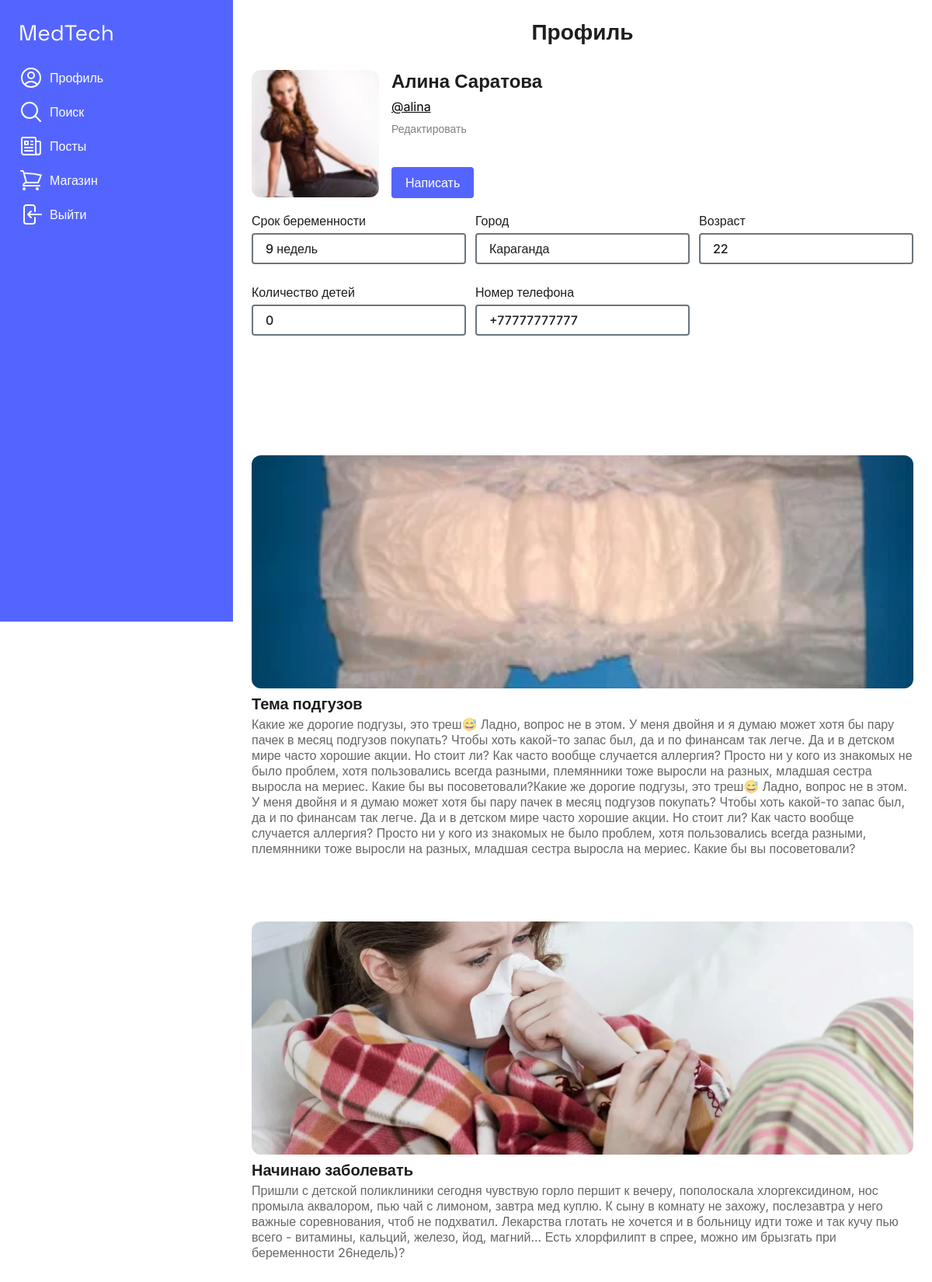
Page /get_profile/2/ (signed in) on the committed database.
### src/models.py (models this page shows, shortened)
class Mother(models.Model):
    user = models.OneToOneField(User, verbose_name='Пользователь', on_delete=models.CASCADE)
    photo = models.ImageField(verbose_name='Изоброжение профиля')
    first_name = models.CharField(verbose_name='Имя', max_length=124, null=False)
    last_name = models.CharField(verbose_name='Фамилия', max_length=124, null=False)
    weight = models.IntegerField(verbose_name='Вес')
    height = models.IntegerField(verbose_name='Рост')
    gestation_date = models.DateField(verbose_name='Дата беременности', null=False)
    phone_number = PhoneNumberField(null=False, blank=False, unique=True)
    city = models.CharField(verbose_name='Город', null=False, max_length=124)
    children_count = models.IntegerField(verbose_name='Количество детей', default=0, null=False)
    birth_date = models.DateField(verbose_name='Возраст', null=True)

class Post(models.Model):
    author = models.ManyToManyField(Mother, verbose_name='Автор')
    photo = models.ImageField(verbose_name='Фото', null=True)
    title = models.CharField(verbose_name='Заголовок', null=False, max_length=254)
    description = models.TextField(verbose_name='Описание', null=False)

### src/views.py (the view)
# urls.py: path('get_profile/<int:id>/', views.get_profile, name='get_profile'),
def get_profile(request: HttpRequest, id: int) -> HttpResponse:
    if not request.user.is_authenticated:
        return redirect(reverse('auth'))
    if request.method == 'GET':
        mother = models.Mother.objects.get(id=id)
        mother.gestation_date = (date.today() - mother.gestation_date).days // 7
        mother.birth_date = (date.today() - mother.birth_date).days // 365
        posts = models.Post.objects.filter(author=mother)
        context = {'title': 'Профиль', 'mother': mother, 'posts': posts}
        return render(request, 'src/profile.html', context=context)

### src/templates/src/profile.html (shortened to what this page needs)
{% extends 'src/post_base.html' %}
{% block 'content' %}
  <div class="content">
    <div class="title">Профиль</div>
    <div class="user-info">
      <div class="col">
        <img class="user-info__photo" src="/media/{{ mother.photo }}" />
      </div>
      <div class="col">
        <div class="user-info__title">{{ mother.first_name }} {{ mother.last_name }}</div>
        <div class="user-info__subtitle">@{{ mother.user }}</div>
        <a href="" class="user-info__edit-link">Редактировать</a>
        <br><br><br>
        <button onclick="location.pathname = `{% url 'chat' id=mother.id %}`" class="btn">Написать</button>
      </div>
    </div>
    <form class="user-table-info">
      <div class="user-table-info__grid">
        <div class="input">
          <label for="password" class="input__label">Срок беременности</label>
          <input readonly type="text" id="password" placeholder="********" class="input__field" name="password" value="{{ mother.gestation_date }} недель"/>
        </div>
        <div class="input">
            <label for="password" class="input__label">Город</label>
            <input readonly type="text" id="password" placeholder="********" class="input__field" name="password" value="{{ mother.city }}"/>
        </div>
        <div class="input">
            <label for="password" class="input__label">Возраст</label>
            <input readonly type="text" id="password" placeholder="********" class="input__field" name="password" value="{{ mother.birth_date }}"/>
        </div>
        <div class="input">
            <label for="password" class="input__label">Количество детей</label>
            <input readonly type="text" id="password" placeholder="********" class="input__field" name="password" value="{{ mother.children_count }}"/>
        </div>
        <div class="input">
            <label for="password" class="input__label">Номер телефона</label>
            <input readonly type="text" id="password" placeholder="********" class="input__field" name="password" value="{{ mother.phone_number }}"/>
        </div>
      </div>
    </form>
      <br><br><br>
      <br><br><br>
      <br>
      {% for post in posts %}
        <div class="post">
            <a href="#">
            <img
                class="post__img"
                src="/media/{{ post.photo }}"
            />
            <div class="post__title">
                {{ post.title }}
            </div>
            <div class="post__desc">
                {{ post.description }}
            </div>
            </a>
        </div>
        <br><br><br>
        {% endfor %}
    </div>
{% endblock %}

### src/templates/src/post_base.html (shortened to what this page needs)
{% load static %}
<!DOCTYPE html>
<html lang="en">
<head>
    <link rel="stylesheet" href="{% static 'src/css/auth.css' %}" />
    <link rel="stylesheet" href="{% static 'src/css/style.css' %}" />
    <link rel="stylesheet" href="{% static 'src/css/sidebar.css' %}" />
    <link rel="stylesheet" href="{% static 'src/css/profile.css' %}">
    <link rel="stylesheet" href="{% static 'src/css/chat.css' %}">
    <link rel="stylesheet" href="{% static 'src/css/search.css' %}">
</head>
<body>
    <div class="sidebar">
        <div class="sidebar__logo">MedTech</div>
        <div class="sidebar__nav">
          <a href="{% url 'profile' %}" class="sidebar__link">
            <div class="sidebar__link-icon">
            </div>
            <div class="sidebar__link-title">Профиль</div>
          </a>
          <a href="{% url 'search' %}" class="sidebar__link">
            <div class="sidebar__link-icon">
                <svg xmlns="http://www.w3.org/2000/svg" fill="none" viewBox="0 0 24 24" stroke-width="1.5" stroke="currentColor" class="w-6 h-6">
                    <path stroke-linecap="round" stroke-linejoin="round" d="M21 21l-5.197-5.197m0 0A7.5 7.5 0 105.196 5.196a7.5 7.5 0 0010.607 10.607z" />
                  </svg>
            </div>
            <div class="sidebar__link-title">Поиск</div>
          </a>
          <a href="{% url 'posts' %}" class="sidebar__link">
            <div class="sidebar__link-icon">
            </div>
            <div class="sidebar__link-title">Посты</div>
          </a>
          <a href="https://sadykhan.kz/" class="sidebar__link">
            <div class="sidebar__link-icon">
            </div>
            <div class="sidebar__link-title">Магазин</div>
          </a>
          <a href="{% url 'logout' %}" class="sidebar__link">
            <div class="sidebar__link-icon">
            </div>
            <div class="sidebar__link-title">Выйти</div>
          </a>
        </div>
      </div>
    {% block 'content' %}
    {% endblock %}
</body>
</html>

### src/static/src/css/auth.css (style rules this page uses)
* { box-sizing: border-box; margin: 0; padding: 0; font-family: "Inter", sans-serif; font-size: 1rem; }
input { outline: none; }
button { outline: none; border: none; background: none; }
.title { text-align: center; font-weight: 600; font-size: 1.75rem; margin-bottom: 1.5rem; }

### src/static/src/css/style.css (style rules this page uses)
* { margin: 0; font: 16px "Inter", sans-serif; box-sizing: border-box; }
.btn { padding: 6px 10px; background: #fff; border-radius: 4px; border: 2px solid #fff; font-weight: 500; color: #5465ff; }
.input { display: flex; flex-direction: column; margin-bottom: 14px; }
.input__label { font-weight: 500; margin-bottom: 6px; color: #1e1e1e; }
.input__field { padding: 8px 16px; border: 2px solid #6c757d; background: #fff; border-radius: 4px; font-weight: 500; outline: none; transition: 200ms ease; color: #1e1e1e; }

### src/static/src/css/sidebar.css (style rules this page uses)
* { margin: 0; font: 16px "Inter", sans-serif; box-sizing: border-box; }
a { text-decoration: none; }
body { display: flex; height: 100%; width: 100%; }
.sidebar { background: #5465ff; height: 100vh; width: 25%; position: fixed; top: 0; left: 0; }
.sidebar__logo { padding: 24px; color: #fff; font: 28px "Space Grotesk"; }
.sidebar__nav { padding: 0 24px; }
.sidebar__link { display: flex; align-items: center; margin-bottom: 12px; }
.sidebar__link-icon { width: 32px; height: 32px; margin-right: 8px; color: #fff; border-radius: 4px; }
.sidebar__link-title { font: 20px; font-weight: 500; color: #fff; }
.content { padding: 24px; position: absolute; top: 0; right: 0; width: 75%; height: 100vh; }
.post { margin-bottom: 24px; }
.post__img { width: 100%; height: 300px; -o-object-fit: cover; object-fit: cover; border-radius: 12px; }
.post__title { color: #1e1e1e; font-weight: 600; font-size: 20px; margin-top: 4px; margin-bottom: 4px; }
.post__desc { color: rgba(0, 0, 0, 0.6); }

### src/static/src/css/profile.css (style rules this page uses)
* { margin: 0; font: 16px "Inter", sans-serif; box-sizing: border-box; }
a { text-decoration: none; }
body { display: flex; height: 100%; width: 100%; }
.sidebar { background: #5465ff; height: 100vh; width: 25%; position: fixed; top: 0; left: 0; }
.sidebar__logo { padding: 24px; color: #fff; font: 28px "Space Grotesk"; }
.sidebar__nav { padding: 0 24px; }
.sidebar__link { display: flex; align-items: center; margin-bottom: 12px; }
.sidebar__link-icon { width: 32px; height: 32px; margin-right: 8px; color: #fff; border-radius: 4px; }
.sidebar__link-title { font: 20px; font-weight: 500; color: #fff; }
.content { padding: 24px 56px 56px 56px; position: absolute; top: 0; right: 0; width: 75%; height: 100vh; }
.title { text-align: center; font-weight: 700; font-size: 28px; color: #1e1e1e; margin-bottom: 32px; }
.user-info { display: flex; margin-bottom: 16px; }
.user-info__photo { width: 164px; height: 164px; background: #000; border-radius: 12px; margin-right: 16px; }
.user-info__title { font-weight: 600; font-size: 24px; color: #1e1e1e; }
.user-info__subtitle { text-decoration: underline; margin-bottom: 8px; margin-top: 8px; cursor: pointer; }
.user-info__edit-link { font-size: 14px; cursor: pointer; color: rgba(0, 0, 0, 0.5); }
.user-table-info__grid { display: grid; grid-template-columns: repeat(3, 1fr); gap: 12px; }
.input { display: flex; flex-direction: column; margin-bottom: 14px; width: min(300px, 100%); }
.input__label { font-weight: 500; margin-bottom: 6px; color: #1e1e1e; }
.input__field { padding: 8px 16px; border: 2px solid #6c757d; background: #fff; border-radius: 4px; font-weight: 500; outline: none; transition: 200ms ease; color: #1e1e1e; width: inherit; }
.btn { padding: 6px 10px; background: #fff; border-radius: 4px; border: 2px solid #fff; font-weight: 500; color: #5465ff; }

### src/static/src/css/chat.css (style rules this page uses)
* { margin: 0; font: 16px "Inter", sans-serif; box-sizing: border-box; }
a { text-decoration: none; }
body { display: flex; height: 100%; width: 100%; }
.sidebar { background: #5465ff; height: 100vh; width: 25%; position: fixed; top: 0; left: 0; }
.sidebar__logo { padding: 24px; color: #fff; font: 28px "Space Grotesk"; }
.sidebar__nav { padding: 0 24px; }
.sidebar__link { display: flex; align-items: center; margin-bottom: 12px; }
.sidebar__link-icon { width: 32px; height: 32px; margin-right: 8px; color: #fff; border-radius: 4px; }
.sidebar__link-title { font: 20px; font-weight: 500; color: #fff; }
.content { padding: 24px; position: absolute; top: 0; right: 0; width: 75%; height: 100vh; }

### rows in the picture
Mother: photo (picture), first_name "Алина", last_name "Саратова", user "alina", password "9 недель", password "Караганда", password "22", password "0", password "+77777777777"
Post: photo (picture), title "Тема подгузов", description "Какие же дорогие подгузы, это треш😅 Ладно, вопрос не в этом. У меня двойня и я думаю может хотя бы пару пачек в месяц подгузов покупать? Чтобы хоть какой-то запас был, да и по финансам так легче. Да и в детском мире часто хорошие акции. Но стоит ли? Как часто вообще случается аллергия? Просто ни у кого из знакомых не было проблем, хотя пользовались всегда разными, племянники тоже выросли на разных, младшая сестра выросла на мериес. Какие бы вы посоветовали?Какие же дорогие подгузы, это треш😅 Ладно, вопрос не в этом. У меня двойня и я думаю может хотя бы пару пачек в месяц подгузов покупать? Чтобы хоть какой-то запас был, да и по финансам так легче. Да и в детском мире часто хорошие акции.…"
Post: photo (picture), title "Начинаю заболевать", description "Пришли с детской поликлиники сегодня чувствую горло першит к вечеру, пополоскала хлоргексидином, нос промыла аквалором, пью чай с лимоном, завтра мед куплю. К сыну в комнату не захожу, послезавтра у него важные соревнования, чтоб не подхватил. Лекарства глотать не хочется и в больницу идти тоже и так кучу пью всего - витамины, кальций, железо, йод, магний... Есть хлорфилипт в спрее, можно им брызгать при беременности 26недель)?"
